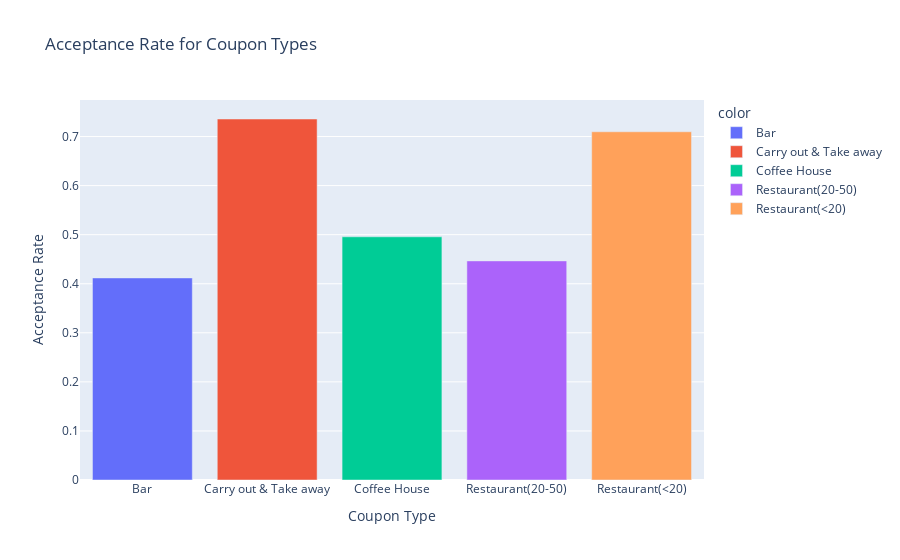

Notebook code cell kept with this figure:
### Code cell
# Next, visualize the acceptance rate for each coupon type
#    The acceptance rate for carryout coupons is larger than for any other group, with a value over 70%
acceptance_by_coupon_type = data.groupby('coupon')['y'].sum()/data.groupby('coupon')['y'].count()
label_dict = {'coupon' : 'Coupon Type', 'value' : 'Acceptance Rate'}
px.bar(data_frame=acceptance_by_coupon_type,color=np.sort(data['coupon'].unique()),labels=label_dict,title='Acceptance Rate for Coupon Types')

### Figure 1 — Plotly figure (JSON) as saved in the notebook; plotly's stock layout.template omitted (floating-point values rounded to 4 significant figures)
{"data": [{"alignmentgroup": "True", "hovertemplate": "color=Bar<br>Coupon Type=%{x}<br>Acceptance Rate=%{y}<extra></extra>", "legendgroup": "Bar", "marker": {"color": "#636efa", "pattern": {"shape": ""}}, "name": "Bar", "offsetgroup": "Bar", "orientation": "v", "showlegend": true, "textposition": "auto", "type": "bar", "x": ["Bar"], "xaxis": "x", "y": [0.4119], "yaxis": "y"}, {"alignmentgroup": "True", "hovertemplate": "color=Carry out & Take away<br>Coupon Type=%{x}<br>Acceptance Rate=%{y}<extra></extra>", "legendgroup": "Carry out & Take away", "marker": {"color": "#EF553B", "pattern": {"shape": ""}}, "name": "Carry out & Take away", "offsetgroup": "Carry out & Take away", "orientation": "v", "showlegend": true, "textposition": "auto", "type": "bar", "x": ["Carry out & Take away"], "xaxis": "x", "y": [0.7358], "yaxis": "y"}, {"alignmentgroup": "True", "hovertemplate": "color=Coffee House<br>Coupon Type=%{x}<br>Acceptance Rate=%{y}<extra></extra>", "legendgroup": "Coffee House", "marker": {"color": "#00cc96", "pattern": {"shape": ""}}, "name": "Coffee House", "offsetgroup": "Coffee House", "orientation": "v", "showlegend": true, "textposition": "auto", "type": "bar", "x": ["Coffee House"], "xaxis": "x", "y": [0.4957], "yaxis": "y"}, {"alignmentgroup": "True", "hovertemplate": "color=Restaurant(20-50)<br>Coupon Type=%{x}<br>Acceptance Rate=%{y}<extra></extra>", "legendgroup": "Restaurant(20-50)", "marker": {"color": "#ab63fa", "pattern": {"shape": ""}}, "name": "Restaurant(20-50)", "offsetgroup": "Restaurant(20-50)", "orientation": "v", "showlegend": true, "textposition": "auto", "type": "bar", "x": ["Restaurant(20-50)"], "xaxis": "x", "y": [0.4466], "yaxis": "y"}, {"alignmentgroup": "True", "hovertemplate": "color=Restaurant(<20)<br>Coupon Type=%{x}<br>Acceptance Rate=%{y}<extra></extra>", "legendgroup": "Restaurant(<20)", "marker": {"color": "#FFA15A", "pattern": {"shape": ""}}, "name": "Restaurant(<20)", "offsetgroup": "Restaurant(<20)", "orientation": "v", "showlegend": true, "textposition": "auto", "type": "bar", "x": ["Restaurant(<20)"], "xaxis": "x", "y": [0.7098], "yaxis": "y"}], "layout": {"autosize": true, "barmode": "relative", "legend": {"title": {"text": "color"}, "tracegroupgap": 0}, "title": {"text": "Acceptance Rate for Coupon Types"}, "xaxis": {"anchor": "y", "autorange": true, "domain": [0, 1], "range": [-0.5, 4.5], "title": {"text": "Coupon Type"}, "type": "category"}, "yaxis": {"anchor": "x", "autorange": true, "domain": [0, 1], "range": [0, 0.7745], "title": {"text": "Acceptance Rate"}, "type": "linear"}}}
